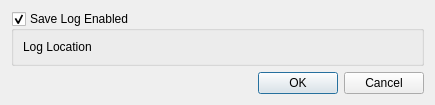
<?xml version="1.0" encoding="UTF-8"?>
<ui version="4.0">
 <class>Dialog</class>
 <widget class="QDialog" name="Dialog">
  <property name="geometry">
   <rect>
    <x>0</x>
    <y>0</y>
    <width>435</width>
    <height>102</height>
   </rect>
  </property>
  <property name="windowTitle">
   <string>Dialog</string>
  </property>
  <layout class="QVBoxLayout" name="verticalLayout">
   <item>
    <widget class="QGroupBox" name="uiEnabledGRP">
     <property name="title">
      <string>Save Log Enabled</string>
     </property>
     <property name="checkable">
      <bool>true</bool>
     </property>
     <layout class="QVBoxLayout" name="verticalLayout_2">
      <item>
       <layout class="QHBoxLayout" name="horizontalLayout">
        <item>
         <widget class="QLabel" name="label">
          <property name="text">
           <string>Log Location</string>
          </property>
         </widget>
        </item>
        <item>
         <widget class="FilePickerWidget" name="uiLogFileWGT">
          <property name="pyCaption" stdset="0">
           <string>Pick lof file...</string>
          </property>
          <property name="pyFilters" stdset="0">
           <string>Log Files (*.log);;All Files (*.*)</string>
          </property>
         </widget>
        </item>
       </layout>
      </item>
     </layout>
    </widget>
   </item>
   <item>
    <widget class="QDialogButtonBox" name="buttonBox">
     <property name="orientation">
      <enum>Qt::Horizontal</enum>
     </property>
     <property name="standardButtons">
      <set>QDialogButtonBox::Cancel|QDialogButtonBox::Ok</set>
     </property>
    </widget>
   </item>
  </layout>
 </widget>
 <customwidgets>
  <customwidget>
   <class>FilePickerWidget</class>
   <extends>QWidget</extends>
   <header>blurdev.gui.widgets.filepickerwidget</header>
  </customwidget>
 </customwidgets>
 <resources/>
 <connections>
  <connection>
   <sender>buttonBox</sender>
   <signal>accepted()</signal>
   <receiver>Dialog</receiver>
   <slot>accept()</slot>
   <hints>
    <hint type="sourcelabel">
     <x>257</x>
     <y>92</y>
    </hint>
    <hint type="destinationlabel">
     <x>157</x>
     <y>274</y>
    </hint>
   </hints>
  </connection>
  <connection>
   <sender>buttonBox</sender>
   <signal>rejected()</signal>
   <receiver>Dialog</receiver>
   <slot>reject()</slot>
   <hints>
    <hint type="sourcelabel">
     <x>325</x>
     <y>92</y>
    </hint>
    <hint type="destinationlabel">
     <x>286</x>
     <y>274</y>
    </hint>
   </hints>
  </connection>
  <connection>
   <sender>uiEnabledGRP</sender>
   <signal>toggled(bool)</signal>
   <receiver>uiLogFileWGT</receiver>
   <slot>setEnabled(bool)</slot>
   <hints>
    <hint type="sourcelabel">
     <x>91</x>
     <y>14</y>
    </hint>
    <hint type="destinationlabel">
     <x>309</x>
     <y>42</y>
    </hint>
   </hints>
  </connection>
 </connections>
</ui>
